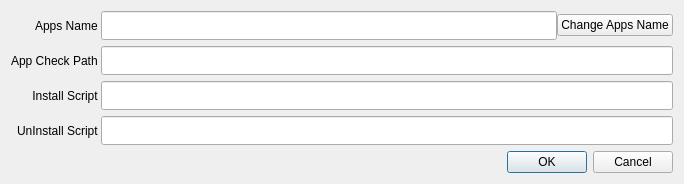
<?xml version="1.0" encoding="UTF-8"?>
<ui version="4.0">
 <class>Dialog</class>
 <widget class="QDialog" name="Dialog">
  <property name="geometry">
   <rect>
    <x>0</x>
    <y>0</y>
    <width>684</width>
    <height>158</height>
   </rect>
  </property>
  <property name="windowTitle">
   <string>Change</string>
  </property>
  <layout class="QGridLayout" name="gridLayout">
   <item row="0" column="0">
    <layout class="QGridLayout" name="layout">
     <property name="horizontalSpacing">
      <number>0</number>
     </property>
     <property name="verticalSpacing">
      <number>6</number>
     </property>
     <item row="0" column="0">
      <widget class="QLabel" name="label">
       <property name="text">
        <string>Apps Name </string>
       </property>
       <property name="alignment">
        <set>Qt::AlignRight|Qt::AlignTrailing|Qt::AlignVCenter</set>
       </property>
       <property name="margin">
        <number>2</number>
       </property>
      </widget>
     </item>
     <item row="1" column="2" colspan="2">
      <widget class="QLineEdit" name="pathLine">
       <property name="font">
        <font>
         <family>Calibri</family>
         <pointsize>12</pointsize>
        </font>
       </property>
      </widget>
     </item>
     <item row="3" column="0">
      <widget class="QLabel" name="label_4">
       <property name="text">
        <string>UnInstall Script </string>
       </property>
       <property name="alignment">
        <set>Qt::AlignRight|Qt::AlignTrailing|Qt::AlignVCenter</set>
       </property>
       <property name="margin">
        <number>2</number>
       </property>
      </widget>
     </item>
     <item row="2" column="0">
      <widget class="QLabel" name="label_3">
       <property name="text">
        <string>Install Script </string>
       </property>
       <property name="alignment">
        <set>Qt::AlignRight|Qt::AlignTrailing|Qt::AlignVCenter</set>
       </property>
       <property name="margin">
        <number>2</number>
       </property>
      </widget>
     </item>
     <item row="1" column="0">
      <widget class="QLabel" name="label_2">
       <property name="text">
        <string>App Check Path </string>
       </property>
       <property name="alignment">
        <set>Qt::AlignRight|Qt::AlignTrailing|Qt::AlignVCenter</set>
       </property>
       <property name="margin">
        <number>2</number>
       </property>
      </widget>
     </item>
     <item row="0" column="2">
      <widget class="QLineEdit" name="keyLine">
       <property name="font">
        <font>
         <family>Calibri</family>
         <pointsize>12</pointsize>
        </font>
       </property>
       <property name="readOnly">
        <bool>true</bool>
       </property>
      </widget>
     </item>
     <item row="2" column="2" colspan="2">
      <widget class="QLineEdit" name="installLine">
       <property name="font">
        <font>
         <family>Calibri</family>
         <pointsize>12</pointsize>
        </font>
       </property>
      </widget>
     </item>
     <item row="3" column="2" colspan="2">
      <widget class="QLineEdit" name="uninstallLine">
       <property name="font">
        <font>
         <family>Calibri</family>
         <pointsize>12</pointsize>
        </font>
       </property>
      </widget>
     </item>
     <item row="4" column="2" colspan="2">
      <widget class="QDialogButtonBox" name="buttonBox">
       <property name="orientation">
        <enum>Qt::Horizontal</enum>
       </property>
       <property name="standardButtons">
        <set>QDialogButtonBox::Cancel|QDialogButtonBox::Ok</set>
       </property>
      </widget>
     </item>
     <item row="0" column="3">
      <widget class="QPushButton" name="changeBtn">
       <property name="text">
        <string>Change Apps Name</string>
       </property>
      </widget>
     </item>
    </layout>
   </item>
  </layout>
 </widget>
 <tabstops>
  <tabstop>keyLine</tabstop>
  <tabstop>changeBtn</tabstop>
  <tabstop>pathLine</tabstop>
  <tabstop>installLine</tabstop>
  <tabstop>uninstallLine</tabstop>
  <tabstop>buttonBox</tabstop>
 </tabstops>
 <resources/>
 <connections>
  <connection>
   <sender>buttonBox</sender>
   <signal>accepted()</signal>
   <receiver>Dialog</receiver>
   <slot>accept()</slot>
   <hints>
    <hint type="sourcelabel">
     <x>354</x>
     <y>144</y>
    </hint>
    <hint type="destinationlabel">
     <x>157</x>
     <y>157</y>
    </hint>
   </hints>
  </connection>
  <connection>
   <sender>buttonBox</sender>
   <signal>rejected()</signal>
   <receiver>Dialog</receiver>
   <slot>reject()</slot>
   <hints>
    <hint type="sourcelabel">
     <x>422</x>
     <y>144</y>
    </hint>
    <hint type="destinationlabel">
     <x>286</x>
     <y>157</y>
    </hint>
   </hints>
  </connection>
 </connections>
</ui>
